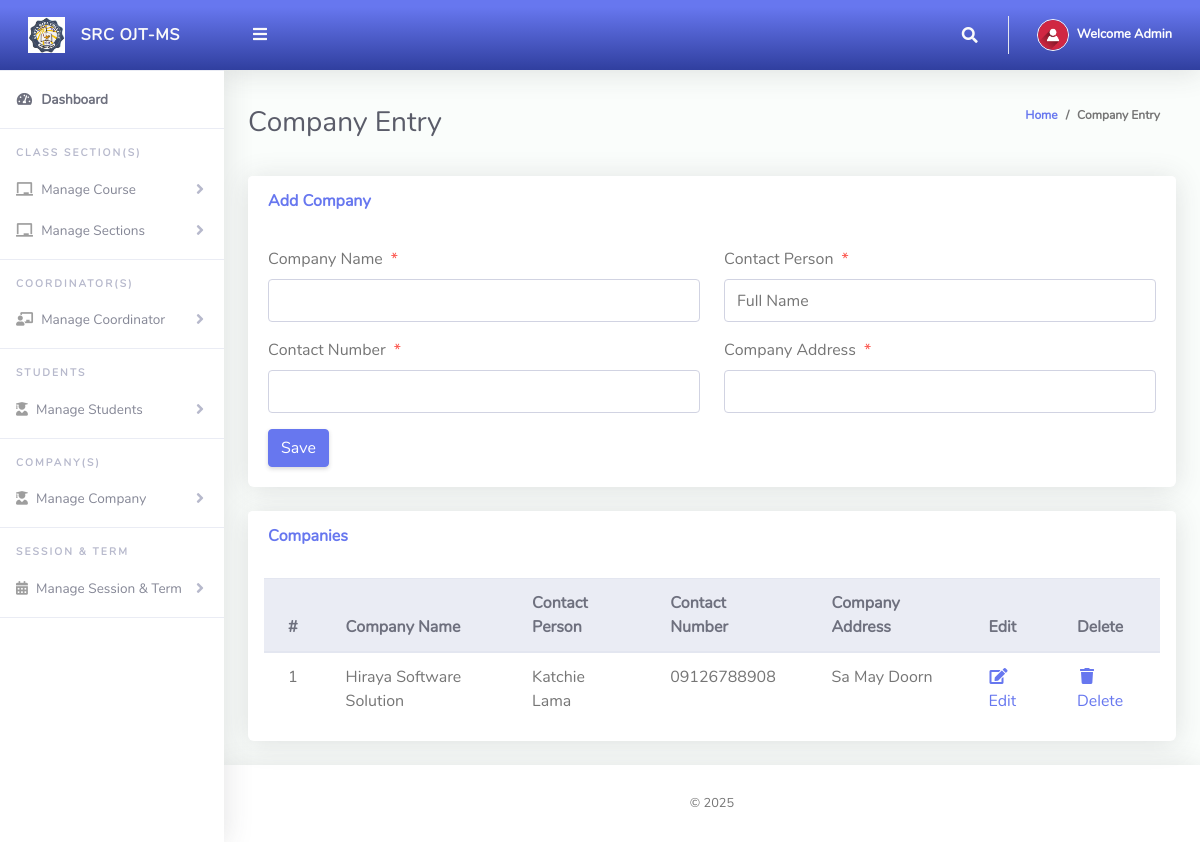
Screenshot of /Admin/createCompany.php (signed in) with the database file from the repository.
### tables this page shows
CREATE TABLE `tblcompany` (
  `Id` int(11) NOT NULL,
  `comp_name` varchar(255) NOT NULL,
  `contact_person` varchar(255) NOT NULL,
  `contact_num` varchar(255) NOT NULL,
  `comp_address` varchar(255) NOT NULL
);

### Admin/createCompany.php (the view, shortened to what this page needs)
<?php
include '../Includes/dbcon.php';
?>
<!DOCTYPE html>
<html lang="en">
<head>
  <link href="../vendor/fontawesome-free/css/all.min.css" rel="stylesheet" type="text/css">
  <link href="../vendor/bootstrap/css/bootstrap.min.css" rel="stylesheet" type="text/css">
  <link href="css/ruang-admin.min.css" rel="stylesheet">
</head>
<body id="page-top">
  <div id="wrapper">
      <?php include "Includes/sidebar.php";?>
    <div id="content-wrapper" class="d-flex flex-column">
      <div id="content">
       <?php include "Includes/topbar.php";?>
        <div class="container-fluid" id="container-wrapper">
          <div class="d-sm-flex align-items-center justify-content-between mb-4">
            <h1 class="h3 mb-0 text-gray-800">Company Entry</h1>
            <ol class="breadcrumb">
              <li class="breadcrumb-item"><a href="./">Home</a></li>
              <li class="breadcrumb-item active" aria-current="page">Company Entry</li>
            </ol>
          </div>
          <div class="row">
            <div class="col-lg-12">
              <div class="card mb-4">
                <div class="card-header py-3 d-flex flex-row align-items-center justify-content-between">
                  <h6 class="m-0 font-weight-bold text-primary">Add Company</h6>
                </div>
                <div class="card-body">
                  <form method="post">
                    <div class="form-group row mb-3">
                        <div class="col-xl-6">
                            <label class="form-control-label">Company Name<span class="text-danger ml-2">*</span></label>
                      <input type="text" class="form-control" name="comp_name" value="<?php echo $row['comp_name'];?>" id="exampleInputFirstName">
                        </div>
                         <div class="col-xl-6">
                            <label class="form-control-label">Contact Person<span class="text-danger ml-2">*</span></label>
                      <input type="text" class="form-control" name="contact_person" value="<?php echo $row['contact_person'];?>" id="exampleInputFirstName" placeholder="Full Name">
                        </div>
                    </div>
                    <div class="form-group row mb-3">
                    <div class="col-xl-6">
                            <label class="form-control-label">Contact Number<span class="text-danger ml-2">*</span></label>
                      <input type="text" class="form-control" name="contact_num" value="<?php echo $row['contact_num'];?>" id="exampleInputFirstName">
                        </div>
                        <div class="col-xl-6">
                            <label class="form-control-label">Company Address<span class="text-danger ml-2">*</span></label>
                      <input type="text" class="form-control" name="comp_address" value="<?php echo $row['comp_address'];?>" id="exampleInputFirstName">
                        </div>
                        </div>
                        <?php
                    if (isset($Id))
                    {
                    ?>
                    <button type="submit" name="update" class="btn btn-warning">Update</button>
                    &nbsp;&nbsp;&nbsp;&nbsp;&nbsp;&nbsp;&nbsp;&nbsp;&nbsp;&nbsp;
                    <?php
                    } else {
                    ?>
                    <button type="submit" name="save" class="btn btn-primary">Save</button>
                    <?php
                    }
                    ?>
                  </form>
                </div>
              </div>
<div class="row">
              <div class="col-lg-12">
              <div class="card mb-4">
                <div class="card-header py-3 d-flex flex-row align-items-center justify-content-between">
                  <h6 class="m-0 font-weight-bold text-primary">Companies</h6>
                </div>
                <div class="table-responsive p-3">
                  <table class="table align-items-center table-flush table-hover" id="dataTableHover">
                    <thead class="thead-light">
                      <tr>
                        <th>#</th>
                        <th>Company Name</th>
                        <th>Contact Person</th>
                        <th>Contact Number</th>
                        <th>Company Address</th>
                        <th>Edit</th>
                        <th>Delete</th>
                      </tr>
                    </thead>
                    <tbody>
                    <?php
                      $query = "SELECT * FROM tblcompany";
                      $rs = $conn->query($query);
                      $num = $rs->num_rows;
                      $sn=0;
                      if($num > 0)
                      {
                        while ($rows = $rs->fetch_assoc())
                          {
                             $sn = $sn + 1;
                            echo"
                              <tr>
                                <td>".$sn."</td>
                                <td>".$rows['comp_name']."</td>
                                <td>".$rows['contact_person']."</td>
                                <td>".$rows['contact_num']."</td>
                                <td>".$rows['comp_address']."</td>
                                <td><a href='?action=edit&Id=".$rows['Id']."'><i class='fas fa-fw fa-edit'></i>Edit</a></td>
                                <td><a href='?action=delete&Id=".$rows['Id']."'><i class='fas fa-fw fa-trash'></i>Delete</a></td>
                              </tr>";
                          }
                      }
                      else
                      {
                           echo
                           "<div class='alert alert-danger' role='alert'>
                            No Record Found!
                            </div>";
                      }
                      ?>
                    </tbody>
                  </table>
                </div>
              </div>
            </div>
            </div>
          </div>
          </div>
      </div>
       <?php include "Includes/footer.php";?>
    </div>
  </div>
</body>
</html>

### Admin/Includes/topbar.php (shortened to what this page needs)
<?php
  $query = "SELECT * FROM tbladmin WHERE Id = ".$_SESSION['userId']."";
  $rs = $conn->query($query);
  $rows = $rs->fetch_assoc();
  $fullName = $rows['firstName']." ".$rows['lastName'];
?>
<nav class="navbar navbar-expand navbar-light bg-gradient-primary topbar mb-4 static-top">
          <button id="sidebarToggleTop" class="btn btn-link rounded-circle mr-3">
            <i class="fa fa-bars"></i>
          </button>
          <ul class="navbar-nav ml-auto">
            <li class="nav-item dropdown no-arrow">
              <a class="nav-link dropdown-toggle" href="#" id="searchDropdown" role="button" data-toggle="dropdown"
                aria-haspopup="true" aria-expanded="false">
                <i class="fas fa-search fa-fw"></i>
              </a>
            </li>
            <li class="nav-item dropdown no-arrow">
              <a class="nav-link dropdown-toggle" href="#" id="userDropdown" role="button" data-toggle="dropdown"
                aria-haspopup="true" aria-expanded="false">
                <img class="img-profile rounded-circle" src="img/user-icn.png" style="max-width: 60px">
                <span class="ml-2 d-none d-lg-inline text-white small"><b>Welcome <?php echo $fullName;?></b></span>
              </a>
            </li>
          </ul>
        </nav>

### rows the page displays
tblcompany: comp_name "Hiraya Software Solution", contact_person "Katchie Lama", contact_num "09126788908", comp_address "Sa May Doorn"

### other values shown
$fullName "Admin"
